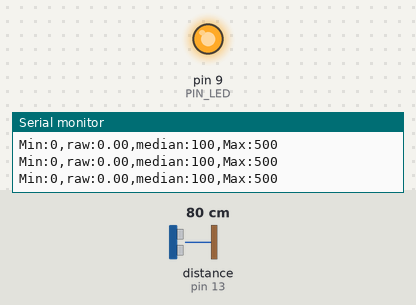
Recording of a sketch running on a simulated Arduino Uno, built with avr-gcc and run on an emulated ATmega328P. On the bench: output pins drawn as LEDs (lit = HIGH), the last lines printed to the serial monitor. Wiring (inferred from the names in the program): ultrasonic range finder: trigger pin 12; echo pin 13. The inputs (shaded band) are chosen by the test bench; at power-on: distance to the obstacle (sensor on pin 13) 80 cm. The echo pulse lasts 58.3 µs per cm; pins used as bus, display or sensor lines are not drawn.

Above: at 1.2 s.
1.3 s: distance to the obstacle (sensor on pin 13) set to 18 cm
At 2.4 s:
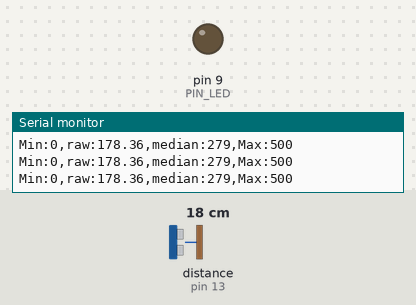
2.8 s: distance to the obstacle (sensor on pin 13) set to 12 cm
4.3 s: distance to the obstacle (sensor on pin 13) set to 9 cm
At 4.7 s:
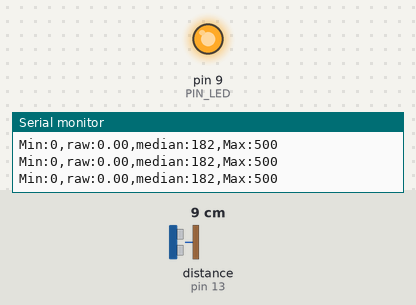
Timing chart, 0 to 7.3 s (numbered marks = the images above; inputs shaded):
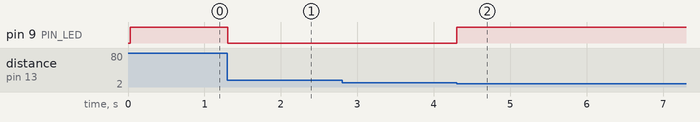

The sketch:

09C1.ino
```cpp
#define PIN_LED 9
#define PIN_TRIG 12
#define PIN_ECHO 13

#define SND_VEL 346.0
#define INTERVAL 25
#define _DIST_MIN 100
#define _DIST_MAX 300
#define _DIST_ALPHA 0.1
#define Num 30

//global variables
float timeout;
float dist_min, dist_max, dist_raw, median;
float m[100]; // store raws
int p,N; // indexing variable, numbers of array object
unsigned long last_sampling_time;
float scale;

void setup() {
  pinMode(PIN_LED,OUTPUT);
  pinMode(PIN_TRIG,OUTPUT);
  digitalWrite(PIN_TRIG, LOW);
  pinMode(PIN_ECHO,INPUT);

  dist_min = _DIST_MIN;
  dist_max = _DIST_MAX;
  timeout = (INTERVAL / 2) * 1000.0;
  dist_raw = 0.0;
  scale = 0.001 * 0.5 * SND_VEL;
  p = 0;
  N = Num;

  Serial.begin(57600);
  last_sampling_time = 0;
}

void loop() {

  if(millis() < last_sampling_time + INTERVAL) return;
  dist_raw = USS_measure(PIN_TRIG,PIN_ECHO);

  m[p] = dist_raw;
  p++;

  if (p == N){
    float res = 0;
    for(int i = 0; i<N; i++){
      res += m[i];
    }
    res = res/N;
    median = res;
    p = 0;
  }


  Serial.print("Min:0,");
  Serial.print("raw:");
  Serial.print(dist_raw);
  Serial.print(",");
  Serial.print("median:");
  Serial.print(map(median,0,400,100,500));
  Serial.print(",");
  Serial.println("Max:500");

  if(dist_raw < dist_min || dist_raw > dist_max) {
    analogWrite(PIN_LED, 255);
  }
  else {
    analogWrite(PIN_LED, 0);
  }

  last_sampling_time += INTERVAL;
}

float USS_measure(int TRIG, int ECHO)
{
  float reading;
  digitalWrite(TRIG, HIGH);
  delayMicroseconds(10);
  digitalWrite(TRIG, LOW);
  reading = pulseIn(ECHO, HIGH, timeout) * scale; // unit: mm
  if(reading < dist_min || reading > dist_max) reading = 0.0; // return 0 when out of range.
  return reading;
}
```

Measured:
- the behaviour switches between 11 and 10 cm on distance to the obstacle (sensor on pin 13) (found by bisection; images 1 and 2)
- after the input at 1.3 s, pin 9 (PIN_LED): HIGH → LOW at once
- after the input at 4.3 s, pin 9 (PIN_LED): LOW → HIGH at once
